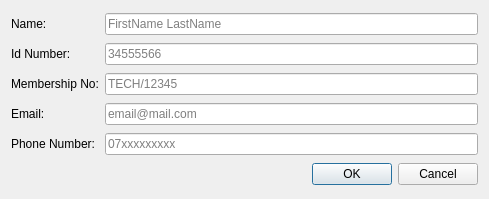
<?xml version="1.0" encoding="UTF-8"?>
<ui version="4.0">
 <class>Dialog</class>
 <widget class="QDialog" name="Dialog">
  <property name="geometry">
   <rect>
    <x>0</x>
    <y>0</y>
    <width>489</width>
    <height>199</height>
   </rect>
  </property>
  <property name="windowTitle">
   <string>Dialog</string>
  </property>
  <layout class="QGridLayout" name="gridLayout">
   <item row="3" column="0">
    <widget class="QLabel" name="label_5">
     <property name="text">
      <string>Email: </string>
     </property>
    </widget>
   </item>
   <item row="2" column="1">
    <widget class="QLineEdit" name="member_number">
     <property name="placeholderText">
      <string>TECH/12345</string>
     </property>
    </widget>
   </item>
   <item row="4" column="1">
    <widget class="QLineEdit" name="phone_number">
     <property name="placeholderText">
      <string>07xxxxxxxxx</string>
     </property>
    </widget>
   </item>
   <item row="1" column="0">
    <widget class="QLabel" name="label_2">
     <property name="text">
      <string>Id Number:</string>
     </property>
    </widget>
   </item>
   <item row="1" column="1">
    <widget class="QLineEdit" name="member_nat_id">
     <property name="placeholderText">
      <string>34555566</string>
     </property>
    </widget>
   </item>
   <item row="2" column="0">
    <widget class="QLabel" name="label_4">
     <property name="text">
      <string>Membership No:</string>
     </property>
    </widget>
   </item>
   <item row="3" column="1">
    <widget class="QLineEdit" name="member_email">
     <property name="placeholderText">
      <string>email@mail.com</string>
     </property>
    </widget>
   </item>
   <item row="4" column="0">
    <widget class="QLabel" name="label_3">
     <property name="text">
      <string>Phone Number:</string>
     </property>
    </widget>
   </item>
   <item row="0" column="0">
    <widget class="QLabel" name="label">
     <property name="text">
      <string>Name:</string>
     </property>
    </widget>
   </item>
   <item row="0" column="1">
    <widget class="QLineEdit" name="member_name">
     <property name="placeholderText">
      <string>FirstName LastName</string>
     </property>
    </widget>
   </item>
   <item row="5" column="0" colspan="2">
    <widget class="QDialogButtonBox" name="buttonBox">
     <property name="orientation">
      <enum>Qt::Horizontal</enum>
     </property>
     <property name="standardButtons">
      <set>QDialogButtonBox::Cancel|QDialogButtonBox::Ok</set>
     </property>
    </widget>
   </item>
  </layout>
 </widget>
 <resources/>
 <connections>
  <connection>
   <sender>buttonBox</sender>
   <signal>accepted()</signal>
   <receiver>Dialog</receiver>
   <slot>accept()</slot>
   <hints>
    <hint type="sourcelabel">
     <x>248</x>
     <y>254</y>
    </hint>
    <hint type="destinationlabel">
     <x>157</x>
     <y>274</y>
    </hint>
   </hints>
  </connection>
  <connection>
   <sender>buttonBox</sender>
   <signal>rejected()</signal>
   <receiver>Dialog</receiver>
   <slot>reject()</slot>
   <hints>
    <hint type="sourcelabel">
     <x>316</x>
     <y>260</y>
    </hint>
    <hint type="destinationlabel">
     <x>286</x>
     <y>274</y>
    </hint>
   </hints>
  </connection>
 </connections>
</ui>
